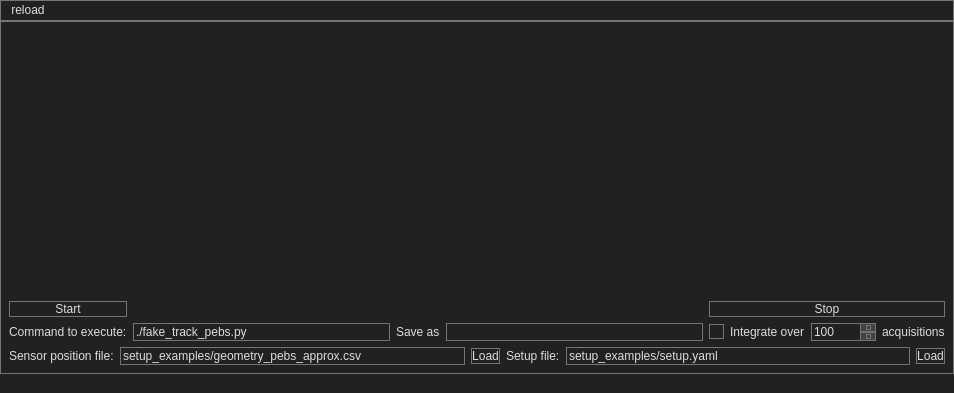
<?xml version="1.0" encoding="UTF-8"?>
<ui version="4.0">
 <class>MainWindow</class>
 <widget class="QMainWindow" name="MainWindow">
  <property name="geometry">
   <rect>
    <x>0</x>
    <y>0</y>
    <width>954</width>
    <height>393</height>
   </rect>
  </property>
  <property name="minimumSize">
   <size>
    <width>0</width>
    <height>0</height>
   </size>
  </property>
  <property name="windowTitle">
   <string>RTGraph</string>
  </property>
  <property name="styleSheet">
   <string notr="true">
/*
    Android Material Dark
	COLOR_DARK     = #212121 Grey 900
	COLOR_MEDIUM   = #424242 Grey 800
	COLOR_MEDLIGHT = #757575 Grey 600
	COLOR_LIGHT    = #DDDDDD White
	COLOR_ACCENT   = #3F51B5 Indigo 500
*/

* {
	background: #212121;
	color: #DDDDDD;
	border: 1px solid #757575;
}

QWidget::item:selected {
	background: #3F51B5;
}

QCheckBox, QRadioButton {
	border: none;
}

QRadioButton::indicator, QCheckBox::indicator {
	width: 13px;
	height: 13px;
}

QRadioButton::indicator::unchecked, QCheckBox::indicator::unchecked {
	border: 1px solid #757575;
	background: none;
}

QRadioButton::indicator:unchecked:hover, QCheckBox::indicator:unchecked:hover {
	border: 1px solid #DDDDDD;
}

QRadioButton::indicator::checked, QCheckBox::indicator::checked {
	border: 1px solid #757575;
	background: #757575;
}

QRadioButton::indicator:checked:hover, QCheckBox::indicator:checked:hover {
	border: 1px solid #DDDDDD;
	background: #DDDDDD;
}

QGroupBox {
	margin-top: 6px;
}

QGroupBox::title {
	top: -7px;
	left: 7px;
}

QScrollBar {
	border: 1px solid #757575;
	background: #212121;
}

QScrollBar:horizontal {
	height: 15px;
	margin: 0px 0px 0px 32px;
}

QScrollBar:vertical {
	width: 15px;
	margin: 32px 0px 0px 0px;
}

QScrollBar::handle {
	background: #424242;
	border: 1px solid #757575;
}

QScrollBar::handle:horizontal {
	border-width: 0px 1px 0px 1px;
}

QScrollBar::handle:vertical {
	border-width: 1px 0px 1px 0px;
}

QScrollBar::handle:horizontal {
	min-width: 20px;
}

QScrollBar::handle:vertical {
	min-height: 20px;
}

QScrollBar::add-line, QScrollBar::sub-line {
	background:#424242;
	border: 1px solid #757575;
	subcontrol-origin: margin;
}

QScrollBar::add-line {
	position: absolute;
}

QScrollBar::add-line:horizontal {
	width: 15px;
	subcontrol-position: left;
	left: 15px;
}

QScrollBar::add-line:vertical {
	height: 15px;
	subcontrol-position: top;
	top: 15px;
}

QScrollBar::sub-line:horizontal {
	width: 15px;
	subcontrol-position: top left;
}

QScrollBar::sub-line:vertical {
	height: 15px;
	subcontrol-position: top;
}

QScrollBar:left-arrow, QScrollBar::right-arrow, QScrollBar::up-arrow, QScrollBar::down-arrow {
	border: 1px solid #757575;
	width: 3px;
	height: 3px;
}

QScrollBar::add-page, QScrollBar::sub-page {
	background: none;
}

QAbstractButton:hover {
	background: #424242;
}

QAbstractButton:pressed {
	background: #757575;
}

QAbstractItemView {
	show-decoration-selected: 1;
	selection-background-color: #3F51B5;
	selection-color: #DDDDDD;
	alternate-background-color: #424242;
}

QHeaderView {
	border: 1px solid #757575;
}

QHeaderView::section {
	background: #212121;
	border: 1px solid #757575;
	padding: 4px;
}

QHeaderView::section:selected, QHeaderView::section::checked {
	background: #424242;
}

QTableView {
	gridline-color: #757575;
}

QTabBar {
	margin-left: 2px;
}

QTabBar::tab {
	border-radius: 0px;
	padding: 4px;
	margin: 4px;
}

QTabBar::tab:selected {
	background: #424242;
}

QComboBox::down-arrow {
	border: 1px solid #757575;
	background: #424242;
}

QComboBox::drop-down {
	border: 1px solid #757575;
	background: #424242;
}

QComboBox::down-arrow {
	width: 3px;
	height: 3px;
	border: 1px solid #757575;
}

QAbstractSpinBox {
	padding-right: 15px;
}

QAbstractSpinBox::up-button, QAbstractSpinBox::down-button {
	border: 1px solid #757575;
	background: #424242;
	subcontrol-origin: border;
}

QAbstractSpinBox::up-arrow, QAbstractSpinBox::down-arrow {
	width: 3px;
	height: 3px;
	border: 1px solid #757575;
}

QSlider {
	border: none;
}

QSlider::groove:horizontal {
	height: 5px;
	margin: 4px 0px 4px 0px;
}

QSlider::groove:vertical {
	width: 5px;
	margin: 0px 4px 0px 4px;
}

QSlider::handle {
	border: 1px solid #757575;
	background: #424242;
}

QSlider::handle:horizontal {
	width: 15px;
	margin: -4px 0px -4px 0px;
}

QSlider::handle:vertical {
	height: 15px;
	margin: 0px -4px 0px -4px;
}

QSlider::add-page:vertical, QSlider::sub-page:horizontal {
	background: #3F51B5;
}

QSlider::sub-page:vertical, QSlider::add-page:horizontal {
	background: #424242;
}

QLabel {
	border: none;
}

QProgressBar {
	text-align: center;
}

QProgressBar::chunk {
	width: 1px;
	background-color: #3F51B5;
}

QMenu::separator {
	background: #424242;
}

QStatusBar {
	border: 1px;
	color: #3F51B5;
}</string>
  </property>
  <property name="tabShape">
   <enum>QTabWidget::Rounded</enum>
  </property>
  <widget class="QWidget" name="centralwidget">
   <layout class="QGridLayout" name="gridLayout">
    <item row="2" column="0">
     <layout class="QGridLayout" name="Layout_graphs">
      <item row="1" column="0">
       <layout class="QVBoxLayout" name="verticalLayout">
        <item>
         <widget class="GraphicsLayoutWidget" name="plt">
          <property name="autoFillBackground">
           <bool>false</bool>
          </property>
          <property name="styleSheet">
           <string notr="true">border: 0px;</string>
          </property>
          <property name="frameShape">
           <enum>QFrame::StyledPanel</enum>
          </property>
          <property name="frameShadow">
           <enum>QFrame::Plain</enum>
          </property>
          <property name="lineWidth">
           <number>0</number>
          </property>
         </widget>
        </item>
       </layout>
      </item>
      <item row="5" column="0">
       <layout class="QHBoxLayout" name="horizontalLayout_5">
        <item>
         <widget class="QLabel" name="lblSensorPos">
          <property name="text">
           <string>Sensor position file:</string>
          </property>
         </widget>
        </item>
        <item>
         <widget class="QLineEdit" name="sensorConfFile">
          <property name="text">
           <string>setup_examples/geometry_pebs_approx.csv</string>
          </property>
         </widget>
        </item>
        <item>
         <widget class="QPushButton" name="sensorLoadbtn">
          <property name="text">
           <string>Load</string>
          </property>
         </widget>
        </item>
        <item>
         <layout class="QHBoxLayout" name="horizontalLayout_10"/>
        </item>
        <item>
         <widget class="QLabel" name="lblSetupGeneral">
          <property name="text">
           <string>Setup file:</string>
          </property>
         </widget>
        </item>
        <item>
         <widget class="QLineEdit" name="setupGeneralFile">
          <property name="text">
           <string>setup_examples/setup.yaml</string>
          </property>
         </widget>
        </item>
        <item>
         <widget class="QPushButton" name="setupLoadbtn">
          <property name="text">
           <string>Load</string>
          </property>
         </widget>
        </item>
       </layout>
      </item>
      <item row="2" column="0">
       <layout class="QGridLayout" name="Layout_controls">
        <item row="3" column="1">
         <widget class="QLineEdit" name="cmdLineEdit">
          <property name="text">
           <string>./fake_track_pebs.py</string>
          </property>
         </widget>
        </item>
        <item row="3" column="5">
         <layout class="QHBoxLayout" name="horizontalLayout">
          <item>
           <widget class="QCheckBox" name="intCheckBox">
            <property name="text">
             <string>Integrate over</string>
            </property>
           </widget>
          </item>
          <item>
           <widget class="QSpinBox" name="numIntSpinBox">
            <property name="maximum">
             <number>1000</number>
            </property>
            <property name="value">
             <number>100</number>
            </property>
           </widget>
          </item>
          <item>
           <widget class="QLabel" name="label_2">
            <property name="text">
             <string>acquisitions</string>
            </property>
           </widget>
          </item>
         </layout>
        </item>
        <item row="0" column="0">
         <widget class="QPushButton" name="pButton_Start">
          <property name="minimumSize">
           <size>
            <width>0</width>
            <height>0</height>
           </size>
          </property>
          <property name="text">
           <string>Start</string>
          </property>
         </widget>
        </item>
        <item row="3" column="0">
         <widget class="QLabel" name="label">
          <property name="text">
           <string>Command to execute:</string>
          </property>
         </widget>
        </item>
        <item row="0" column="5">
         <widget class="QPushButton" name="pButton_Stop">
          <property name="text">
           <string>Stop</string>
          </property>
         </widget>
        </item>
        <item row="3" column="3">
         <widget class="QLabel" name="label_3">
          <property name="text">
           <string>Save as</string>
          </property>
         </widget>
        </item>
        <item row="3" column="4">
         <widget class="QLineEdit" name="lineEdit_Save_as"/>
        </item>
       </layout>
      </item>
     </layout>
    </item>
   </layout>
  </widget>
  <widget class="QStatusBar" name="statusbar">
   <property name="sizeGripEnabled">
    <bool>false</bool>
   </property>
  </widget>
  <widget class="QMenuBar" name="menuBar">
   <property name="geometry">
    <rect>
     <x>0</x>
     <y>0</y>
     <width>954</width>
     <height>32</height>
    </rect>
   </property>
   <widget class="QMenu" name="menuReload">
    <property name="title">
     <string>reload</string>
    </property>
    <addaction name="actionAll_pannel"/>
    <addaction name="separator"/>
    <addaction name="separator"/>
   </widget>
   <addaction name="menuReload"/>
  </widget>
  <action name="actionAll_pannel">
   <property name="checkable">
    <bool>false</bool>
   </property>
   <property name="enabled">
    <bool>true</bool>
   </property>
   <property name="text">
    <string>All pannel</string>
   </property>
  </action>
 </widget>
 <customwidgets>
  <customwidget>
   <class>GraphicsLayoutWidget</class>
   <extends>QGraphicsView</extends>
   <header location="global">pyqtgraph</header>
  </customwidget>
 </customwidgets>
 <resources/>
 <connections/>
</ui>
